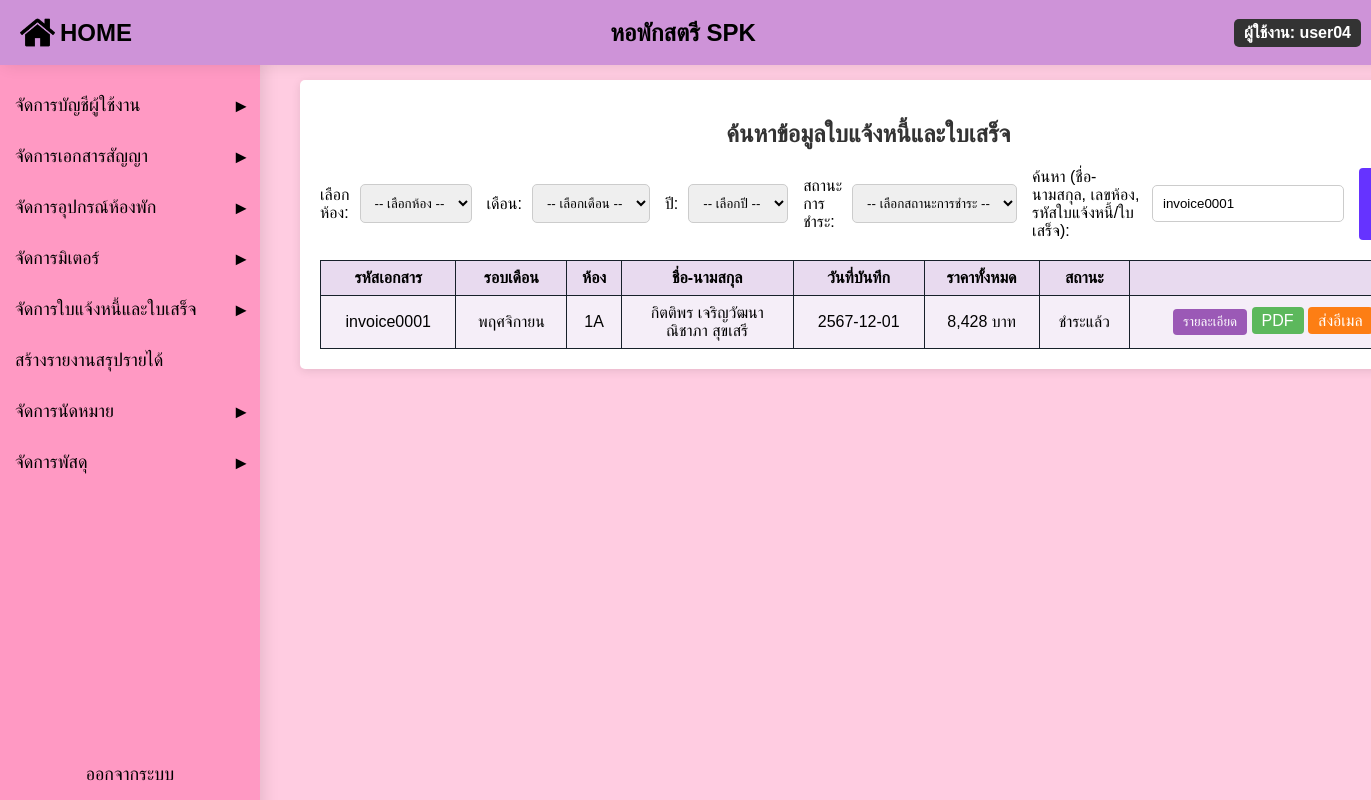
The page /search_invoice.php?invoice_id=invoice0001 (signed in) on the database its author committed.
### tables this page shows
CREATE TABLE `invoice` (
  `invoice_id` varchar(20) NOT NULL,
  `room_id` varchar(11) NOT NULL,
  `water_cost` varchar(11) NOT NULL,
  `electric_cost` varchar(11) NOT NULL,
  `rent_cost` varchar(11) NOT NULL,
  `penalty_service_cost` varchar(11) NOT NULL,
  `cost_detail` text NOT NULL,
  `total_cost` varchar(11) NOT NULL,
  `payment_date` date DEFAULT NULL,
  `payment_img` blob,
  `payment_typeID` varchar(11) DEFAULT NULL,
  `invoice_date` date DEFAULT NULL,
  `payment_statusID` varchar(11) DEFAULT NULL,
  `invoice_month` varchar(11) NOT NULL
);

CREATE TABLE `payment_status` (
  `payment_statusID` varchar(11) NOT NULL,
  `payment_status_name` varchar(12) NOT NULL
);

### search_invoice.php (the view, shortened to what this page needs)
<?php
include('condb.php');
$search_term = isset($_GET['invoice_id']) ? $_GET['invoice_id'] : (isset($_POST['search_term']) ? $_POST['search_term'] : '');
$room_id = $_POST['room_id'] ?? '';
$result = null;
$search_performed = false;
if ($_SERVER['REQUEST_METHOD'] === 'POST' || !empty($search_term) || !empty($room_id)) {
    $search_performed = true;
    $sql = "SELECT i.invoice_id, i.room_id,
                GROUP_CONCAT(DISTINCT CONCAT(u.first_name, ' ', u.last_name) SEPARATOR '<br>') AS tenant_names,
                i.water_cost, i.electric_cost, i.rent_cost, i.penalty_service_cost, i.total_cost,
                i.invoice_date, i.cost_detail, ps.payment_status_name, pt.payment_type_name,
                i.payment_date, i.payment_img, i.invoice_month
            FROM invoice i
            JOIN contract c ON i.room_id = c.room_id
            JOIN contract_user cu ON c.contract_id = cu.contract_id
            JOIN user u ON cu.user_id = u.user_id
            JOIN payment_status ps ON i.payment_statusID = ps.payment_statusID
            LEFT JOIN payment_type pt ON i.payment_typeID = pt.payment_typeID
            WHERE 1=1";
    $conditions = [];
    $params = [];
    $types = '';
    if (!empty($search_term)) {
        $conditions[] = "(i.invoice_id LIKE ? OR i.room_id LIKE ? OR CONCAT(u.first_name, ' ', u.last_name) LIKE ?)";
        $like_term = "%$search_term%";
        $params = array_merge($params, [$like_term, $like_term, $like_term]);
        $types .= 'sss';
    }
    if (!empty($conditions)) {
        $sql .= " AND " . implode(' AND ', $conditions);
    }
    $sql .= " GROUP BY i.invoice_id";
    $stmt = $conn->prepare($sql);
    if (!empty($params)) {
        $stmt->bind_param($types, ...$params);
    }
    $stmt->execute();
    $result = $stmt->get_result();
    $invoices = $result->fetch_all(MYSQLI_ASSOC);
}
?>
<!DOCTYPE html>
<html lang="th">
<head>
</head>
<body>
    <?php include('admin_sidebar.php');?>
    <div class="container">
        <h2>ค้นหาข้อมูลใบแจ้งหนี้และใบเสร็จ</h2>
        <form action="search_invoice.php" method="post" class="form-container">
            <div class="form-group">
                <label for="room_id">เลือกห้อง:</label>
                <select name="room_id" id="room_id">
                    <option value="">-- เลือกห้อง --</option>
                </select>
            </div>
            <div class="form-group">
                <label for="month">เดือน:</label>
                <select name="month" id="month">
                    <option value="">-- เลือกเดือน --</option>
                </select>
            </div>
            <div class="form-group">
                <label for="year">ปี:</label>
                <select name="year" id="year">
                    <option value="">-- เลือกปี --</option>
                </select>
            </div>
            <div class="form-group">
                <label for="payment_status">สถานะการชำระ:</label>
                <select name="payment_status" id="payment_status">
                    <option value="">-- เลือกสถานะการชำระ --</option>
                </select>
            </div>
            <div class="form-group">
                <label for="search_term">ค้นหา (ชื่อ-นามสกุล, เลขห้อง, รหัสใบแจ้งหนี้/ใบเสร็จ):</label>
                <input type="text" name="search_term" id="search_term" value="<?php echo $search_term; ?>" placeholder="">
            </div>
            <button type="submit">ค้นหา</button>
        </form>
        <?php if ($search_performed && $result && mysqli_num_rows($result) > 0) { ?>
            <table>
                <thead>
                    <tr>
                        <th>รหัสเอกสาร</th>
                        <th>รอบเดือน</th>
                        <th>ห้อง</th>
                        <th>ชื่อ-นามสกุล</th>
                        <th>วันที่บันทึก</th>
                        <th>ราคาทั้งหมด</th>
                        <th>สถานะ</th>
                        <th></th>
                    </tr>
                </thead>
                <tbody>
                    <?php foreach ($invoices as $invoice): ?>
                    <tr>
                        <td><?= htmlspecialchars($invoice['invoice_id']) ?></td>
                        <td><?= htmlspecialchars($invoice['invoice_month']) ?></td>
                        <td><?= htmlspecialchars($invoice['room_id']) ?></td>
                        <td><?= $invoice['tenant_names'] ?></td>
                        <td><?= htmlspecialchars($invoice['invoice_date']) ?></td>
                        <td><?= number_format($invoice['total_cost']) ?> บาท</td>
                        <td><?= htmlspecialchars($invoice['payment_status_name']) ?></td>
                        <td>
                            <button class="toggle-btn">รายละเอียด</button>
                            <?php if ($invoice['payment_status_name'] == 'ยังไม่ชำระ') { ?>
                                <a href="invoice.php?invoice_id=<?= htmlspecialchars($invoice['invoice_id']) ?>" target="_blank" class="pdf-btn">PDF</a>
                                <a href="edit_invoice.php?invoice_id=<?= htmlspecialchars($invoice['invoice_id']) ?>" class="edit-btn">แก้ไข</a>
                                <a href="search_invoice.php?delete_id=<?= htmlspecialchars($invoice['invoice_id']) ?>" onclick="return confirm('คุณแน่ใจว่าต้องการลบใบแจ้งหนี้นี้?');" class="delete-btn">ลบ</a>
                            <?php } elseif ($invoice['payment_status_name'] == 'ชำระแล้ว') { ?>
                                <a href="receipt.php?invoice_id=<?= htmlspecialchars($invoice['invoice_id']) ?>" target="_blank" class="pdf-btn">PDF</a>
                            <?php } elseif ($invoice['payment_status_name'] == 'รอการตรวจสอบ') { ?>
                                <a href="edit_invoice.php?invoice_id=<?= htmlspecialchars($invoice['invoice_id']) ?>" class="edit-btn">แก้ไข</a>
                            <?php } ?>
                            <a href="mail_invoice.php?invoice_id=<?= htmlspecialchars($invoice['invoice_id']) ?>"
                                onclick="return confirm('ส่งใบแจ้งหนี้/ใบเสร็จให้ลูกค้า');" target="_blank" class="mail-btn">ส่งอีเมล</a>
                        </td>
                        </tr>
                    <?php endforeach; ?>
                </tbody>
            </table>
        <?php } else if ($search_performed) { ?>
            <p>ไม่พบข้อมูล</p>
        <?php } ?>
    </div>
</body>
</html>

### search_invoice.php (style rules this page uses)
body { font-family: Arial, sans-serif; }
.container { width: 80%; max-width: 1600px; margin: 80px auto; background: #fff; padding: 20px; border-radius: 5px; box-shadow: 0 2px 10px rgba(0, 0, 0, 0.1); margin-left: 300px; }
h2 { text-align: center; color: #333; }
.form-container { display: flex; gap: 15px; margin-bottom: 20px; }
.form-group { display: flex; align-items: center; }
.form-group label { margin-right: 10px; }
select, input[type="text"] { padding: 10px; border: 1px solid #ccc; border-radius: 5px; }
input[type="text"] { padding: 10px; border: 1px solid #ccc; border-radius: 5px; width: 170px; }
button { background-color: #6633FF; color: white; padding: 10px 15px; border: none; border-radius: 4px; cursor: pointer; }
table { width: 100%; border-collapse: collapse; margin-top: 20px; }
table, th, td { border: 1px solid #17202a; }
th, td { padding: 8px; text-align: center; }
th { background-color: #e8daef; }
tr:nth-child(odd) { background-color: #f5eef8; }
.edit-btn, .delete-btn, .pdf-btn, .toggle-btn, .mail-btn { padding: 5px 10px; border-radius: 4px; color: white; cursor: pointer; text-decoration: none; }
.pdf-btn { background-color: #5cb85c; }
.mail-btn { background-color: #fd7e14; }
.toggle-btn { background-color: #9b59b6; }

### admin_sidebar.php (style rules this page uses)
body { margin: 0; font-family: Arial, sans-serif; background-color: #ffcce1; }

### rows shown on the page
invoice: invoice_id "invoice0001", invoice_month "พฤศจิกายน", room "1A", tenant_names "กิตติพร เจริญวัฒนา ณิชาภา สุขเสรี", invoice_date "2567-12-01", total_cost "8,428", payment_statusID.payment_status_name "ชำระแล้ว"

### other values the page prints
$_SESSION['username'] "user04"
